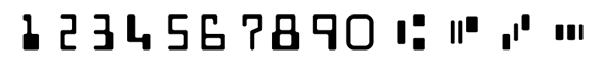
#> input picture micr_chars.png, 600 x 67 px
$ python micr_0.py --image micr_chars.png --reference micr_chars.png   (older library calls are emulated)
#> lines starting #> are read from the running program, lines starting #| are printed output that depends on the picture; after the words box and inside, x2 and y2 are one past the last pixel; in counts of white or black regions, pixels touching at a corner belong together
from skimage.segmentation import clear_border
from imutils import contours
import numpy as np
import argparse
import imutils
import cv2

def extract_digits_and_symbols(image, charCnts, minW=5, minH=15):

    charIter = charCnts.__iter__()
    rois = []
    locs = []
    while True:
        try:

            c = next(charIter)
            (cX, cY, cW, cH) = cv2.boundingRect(c)
            roi = None
            if cW >= minW and cH >= minH:
				# extract the ROI
                roi = image[cY:cY + cH, cX:cX + cW]
                rois.append(roi)
                locs.append((cX, cY, cX + cW, cY + cH))
            else:

                parts = [c, next(charIter), next(charIter)]
                (sXA, sYA, sXB, sYB) = (np.inf, np.inf, -np.inf,-np.inf)

                for p in parts:

                    (pX, pY, pW, pH) = cv2.boundingRect(p)
                    sXA = min(sXA, pX)
                    sYA = min(sYA, pY)
                    sXB = max(sXB, pX + pW)
                    sYB = max(sYB, pY + pH)
				# extract the ROI
                roi = image[sYA:sYB, sXA:sXB]
                rois.append(roi)
                locs.append((sXA, sYA, sXB, sYB))
        except StopIteration:
            break
    return (rois, locs)

ap = argparse.ArgumentParser()
ap.add_argument("-i","--image", required=True,
	help="K:\sem_5\DBMS\project\cheque_processing\IDRBT Cheque Image Dataset\cheques\cheque_100834.tif")
ap.add_argument("-r", "--reference", required=True,
	help="K:\sem_5\DBMS\project\cheque_processing\micr_chars.png")
args = vars(ap.parse_args())

# initialize the list of reference character names, in the same
# order as they appear in the reference image where the digits
# their names and:
# T = Transit (delimit bank branch routing transit #)
# U = On-us (delimit customer account number)
# A = Amount (delimit transaction amount)
# D = Dash (delimit parts of numbers, such as routing or account)
charNames = ["1", "2", "3", "4", "5", "6", "7", "8", "9", "0","T", "U", "A", "D"]

ref = cv2.imread(args["reference"])
#> ref is the input picture: shape (67, 600, 3); min 0, max 255, mean 221.8
ref = cv2.cvtColor(ref, cv2.COLOR_BGR2GRAY)
#> ref: shape (67, 600)
ref = imutils.resize(ref, width=400)
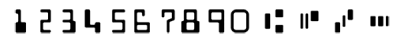
#> ref: shape (44, 400); min 0, max 255, mean 221.8
ref = cv2.threshold(ref, 0, 255, cv2.THRESH_BINARY_INV | cv2.THRESH_OTSU)[1]
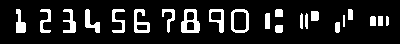
#> ref: shape (44, 400); 13.4% white; 22 white regions
refCnts = cv2.findContours(ref.copy(), cv2.RETR_EXTERNAL,
	cv2.CHAIN_APPROX_SIMPLE)
#> refCnts = 22 contours, 2 with area under 20; largest, box (x1, y1, x2, y2) and area: (231, 9, 249, 33) 368, (181, 9, 200, 33) 338, (209, 9, 224, 33) 213, (134, 9, 150, 33) 202, (85, 9, 100, 33) 126
refCnts = imutils.grab_contours(refCnts)
refCnts = contours.sort_contours(refCnts, method="left-to-right")[0]


refROIs = extract_digits_and_symbols(ref, refCnts,
	minW=10, minH=20)[0]
#> the loop in extract_digits_and_symbols, `while True:` made 15 passes
#> (cX, cY, cW, cH) on passes 1 to 12: (16, 9, 10, 24), (40, 9, 11, 24), (63, 9, 13, 24), (85, 9, 15, 24), (112, 9, 13, 24), (134, 9, 16, 24), (162, 9, 13, 24), (181, 9, 19, 24), (209, 9, 15, 24), (231, 9, 18, 24), (265, 13, 5, 16), (300, 13, 3, 16)
#> after the loop in extract_digits_and_symbols, `while True:`: locs = [(16, 9, 26, 33), (40, 9, 51, 33), (63, 9, 76, 33), (85, 9, 100, 33), (112, 9, 125, 33), (134, 9, 150, 33), (162, 9, 175, 33), (181, 9, 200, 33), (209, 9, 224, 33), (231, 9, 249, 33), (265, 9, 283, 33), (300, 11, 319, 29), (335, 9, 353, 33), (370, 16, 389, 26)]; rois = 14 items
#> refROIs = 14 items
chars = {}

for (name, roi) in zip(charNames, refROIs):

    roi = cv2.resize(roi, (36, 36))
    chars[name] = roi
#> this loop made 14 passes
#> name on passes 1 to 12: '1', '2', '3', '4', '5', '6', '7', '8', '9', '0', 'T', 'U'
#> pass 1, `roi = cv2.resize(roi, (36, 36))`:
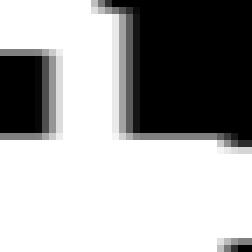
#> roi: shape (36, 36) (shown 7 times larger); min 0, max 255, mean 165.7
#> pass 2, `roi = cv2.resize(roi, (36, 36))`:
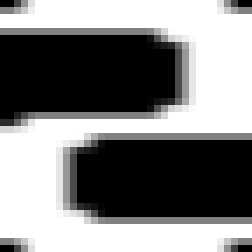
#> roi: shape (36, 36) (shown 7 times larger); min 0, max 255, mean 130.3
#> pass 3, `roi = cv2.resize(roi, (36, 36))`:
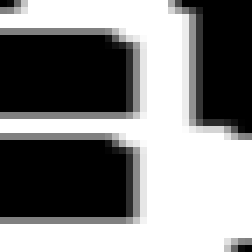
#> roi: shape (36, 36) (shown 7 times larger); min 0, max 255, mean 132.5
#> after the loop, chars = 14 items
    # cv2.imshow("Image",roi)
    # cv2.waitKey(0)

rectKernel = cv2.getStructuringElement(cv2.MORPH_RECT, (17, 7))
output = []
# cv2.imshow("Image", rectKernel)
# cv2.waitKey(0)

image = cv2.imread(args["image"])
image = cv2.resize(image, (960, 540))
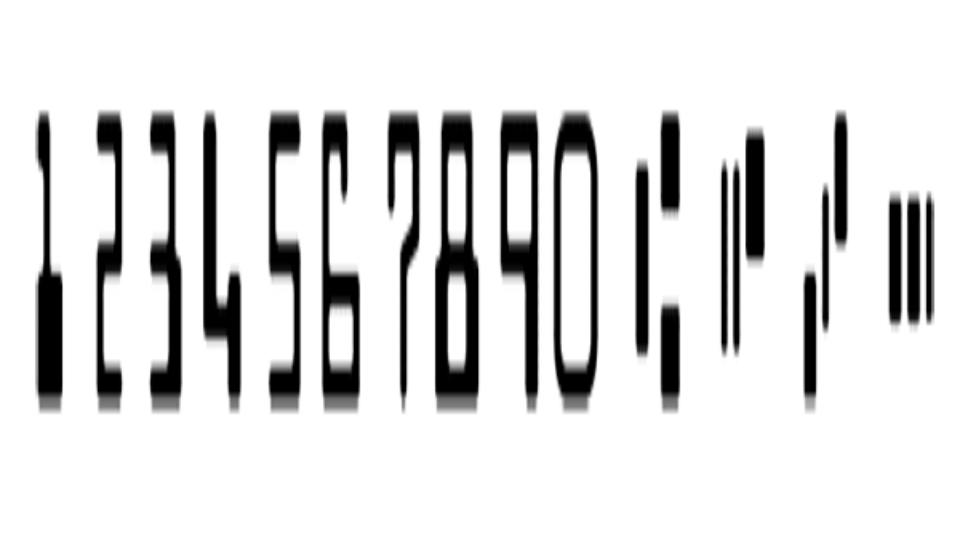
#> image: shape (540, 960, 3); min 0, max 255, mean 221.7
line = image[450:550,230:700]
#> line: shape (90, 470, 3); every value is 255
(h, w,) = image.shape[:2]
#> h = 540; w = 960
# # print(image.shape)
delta = int(h - (h * 0.15))
#> delta = 459
# # print(h,w,delta)
# bottom = image[delta:h, 0:w-500]
gray = cv2.cvtColor(line, cv2.COLOR_BGR2GRAY)
#> gray: shape (90, 470); every value is 255
blackhat = cv2.morphologyEx(gray, cv2.MORPH_BLACKHAT, rectKernel)
#> blackhat: shape (90, 470); every value is 0
# cv2.imshow("Greyscale", blackhat)
# cv2.waitKey(0)

gradX = cv2.Sobel(blackhat, ddepth=cv2.CV_32F, dx=1, dy=0,
	ksize=-1)
#> gradX: shape (90, 470) float32; every value is 0
gradX = np.absolute(gradX)
(minVal, maxVal) = (np.min(gradX), np.max(gradX))
#> minVal = 0; maxVal = 0
gradX = (255 * ((gradX - minVal) / (maxVal - minVal)))
#> gradX: shape (90, 470) float32; every value is NaN or infinite
gradX = gradX.astype("uint8")
# cv2.imshow("Greyscale", gradX)
# cv2.waitKey(0)

gradX = cv2.morphologyEx(gradX, cv2.MORPH_CLOSE, rectKernel)
thresh = cv2.threshold(gradX, 0, 255,
	cv2.THRESH_BINARY | cv2.THRESH_OTSU)[1]
thresh = clear_border(thresh)
# cv2.imshow("Greyscale", thresh)
# cv2.waitKey(0)

# # ####################################################################################3
groupCnts = cv2.findContours(thresh.copy(), cv2.RETR_EXTERNAL,cv2.CHAIN_APPROX_SIMPLE)
#> groupCnts = 0 contours
groupCnts = imutils.grab_contours(groupCnts)
#> groupCnts = []
groupLocs = []
# loop over the group contours
for (i, c) in enumerate(groupCnts):
	# compute the bounding box of the contour
	(x, y, w, h) = cv2.boundingRect(c)

	if w > 50 and h > 15:
		groupLocs.append((x, y, w, h))
#> this loop made 0 passes
#> after the loop, groupLocs = []

groupLocs = sorted(groupLocs, key=lambda x:x[0])
# print(groupLocs)


for (gX, gY, gW, gH) in groupLocs:
    groupOutput = []

    group = gray[gY -5:gY+gH+5, gX-5:gX+gW+15]
    # group = gray[gY - 5:gY + gH + 5, gX - 5:gX + gW + 5]
    group = cv2.threshold(group, 0, 255,cv2.THRESH_BINARY_INV | cv2.THRESH_OTSU)[1]
    # cv2.imshow("Group", group)
    # cv2.waitKey(0)

    charCnts = cv2.findContours(group.copy(), cv2.RETR_EXTERNAL,cv2.CHAIN_APPROX_SIMPLE)
    charCnts = imutils.grab_contours(charCnts)
    charCnts = contours.sort_contours(charCnts,method="left-to-right")[0]
    (rois, locs) = extract_digits_and_symbols(group, charCnts)
    for roi in rois:
        scores = []
        roi = cv2.resize(roi, (36, 36))
        for charName in charNames:
            result = cv2.matchTemplate(roi, chars[charName],cv2.TM_CCOEFF)
            (_, score, _, _) = cv2.minMaxLoc(result)
            scores.append(score)
        groupOutput.append(charNames[np.argmax(scores)])
    cv2.rectangle(image, (gX - 5, gY + delta - 10),
		(gX + gW + 10, gY + gY + delta), (0, 0, 255), 2)
    cv2.putText(image, "".join(groupOutput),
		(gX - 5, gY + delta - 25), cv2.FONT_HERSHEY_SIMPLEX,
		0.95, (0, 0, 255), 3)
	# add the group output to the overall check OCR output
    output.append("".join(groupOutput))
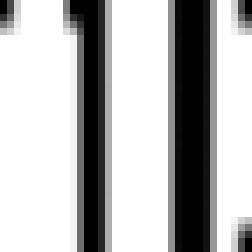
#> roi: shape (36, 36) (shown 7 times larger); min 0, max 255, mean 182.3
#> after the loop, output = []
print("Cheque MICR number: {}".format(" ".join(output)))
#| Cheque MICR number:
# cv2.imshow("Check OCR", image)
# cv2.waitKey(0)
